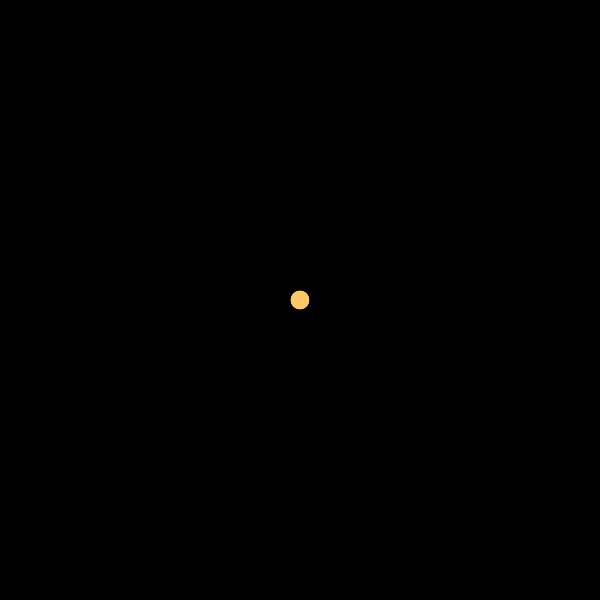
Frame 1 (no input)
Frame 60 (no input): identical to frame 1, image omitted
Frame 120 (the mouse pressed at the canvas centre since frame 60): identical to frame 1, image omitted

The p5.js sketch that drew this single still picture (run headless with seeded random() and noise() and a simulated clock; from frame 60 on, the mouse is pressed at the canvas centre):

// p5.js sketch
// ── sketch.js
const planets = {}

function setup() {
    createCanvas(600, 600)
    planets.sun = new Planet('Sun', color('rgba(255, 200, 100, 1)'), 20, 0)
}

function draw() {
    background(0)
    translate(width / 2, height / 2)
    Object.values(planets).forEach(planet => {
        planet.show()
    })
}

// ── planet.js
class Planet {
    constructor(name, color, diameter, distance, angle = 0) {
        this.name = name
        this.color = color
        this.diameter = diameter
        this.distance = distance
        this.angle = angle
    }
    show() {
        fill(this.color)
        ellipse(0, 0, this.diameter)
    }
}
